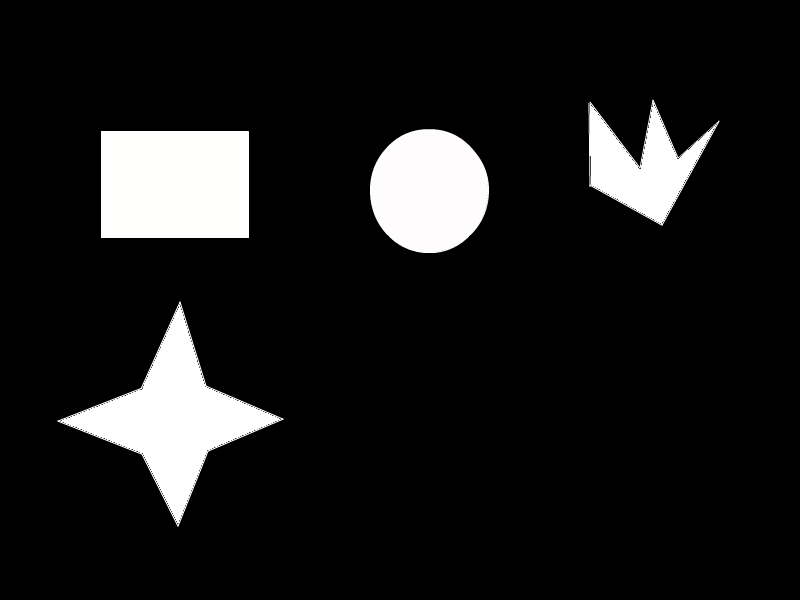
#> input picture opencv/res/contour1.png, 800 x 600 px
$ python connerDetect.py
#> lines starting #> are read from the running program, lines starting #| are printed output that depends on the picture; after the words box and inside, x2 and y2 are one past the last pixel; in counts of white or black regions, pixels touching at a corner belong together
import numpy as np
import cv2 as cv

img = cv.imread('../res/contour1.png')
#> img is the input picture: shape (600, 800, 3); mean B, G, R 26.3, 26.3, 26.4

cv.imshow('img', img)
gray = cv.cvtColor(img, cv.COLOR_BGR2GRAY)
gray = np.float32(gray)

##해리스 코너
dst = cv.cornerHarris(gray, 2, 3, 0.04)
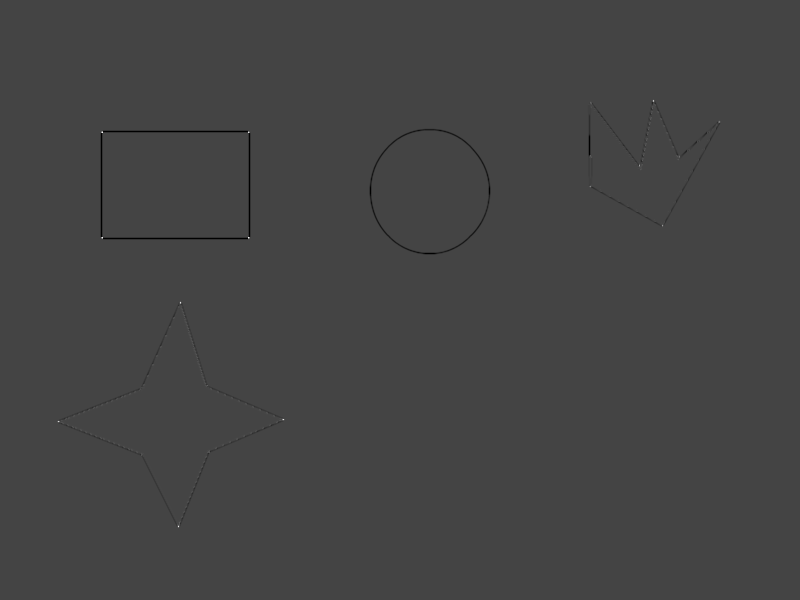
#> dst: shape (600, 800) float32; min -169130016, max 458335776, mean -474582; drawn with min black and max white

dst = cv.dilate(dst, None)
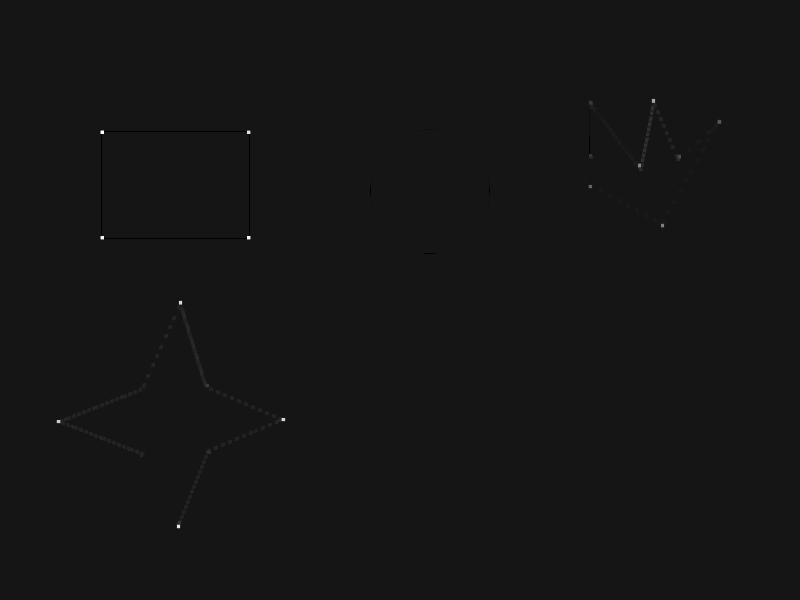
#> dst: shape (600, 800) float32; min -42282504, max 458335776, mean 190592.5; drawn with min black and max white

print(type(dst))
#| <class 'numpy.ndarray'>

img[dst > 0.01 * dst.max()] = [0, 0, 255]
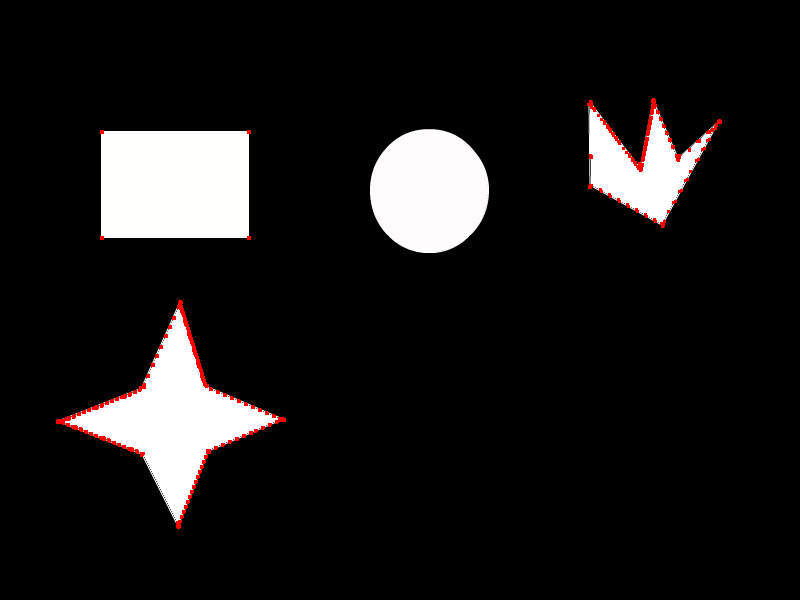
#> img: shape (600, 800, 3); 0.59% of pixels changed, all inside (x1, y1, x2, y2) = (56, 98, 722, 529)

cv.imshow('dst', img)

## 시토마시 코너
corners = cv.goodFeaturesToTrack(gray, 100, 0.01, 10)
#> corners = 96 rows, first 8: [101, 131], [248, 237], [101, 237], [247, 132], [283, 419], [177, 526], [57, 421], [179, 301]

corners = np.int0(corners)

for i in corners:
    x, y = i.ravel()
    cv.circle(img, (x, y), 3, [255, 255, 0], -1)
#> this loop made 96 passes
#> (x, y) on passes 1 to 12: (101, 131), (248, 237), (101, 237), (247, 132), (283, 419), (177, 526), (57, 421), (179, 301), (653, 100), (590, 185), (661, 224), (639, 165)
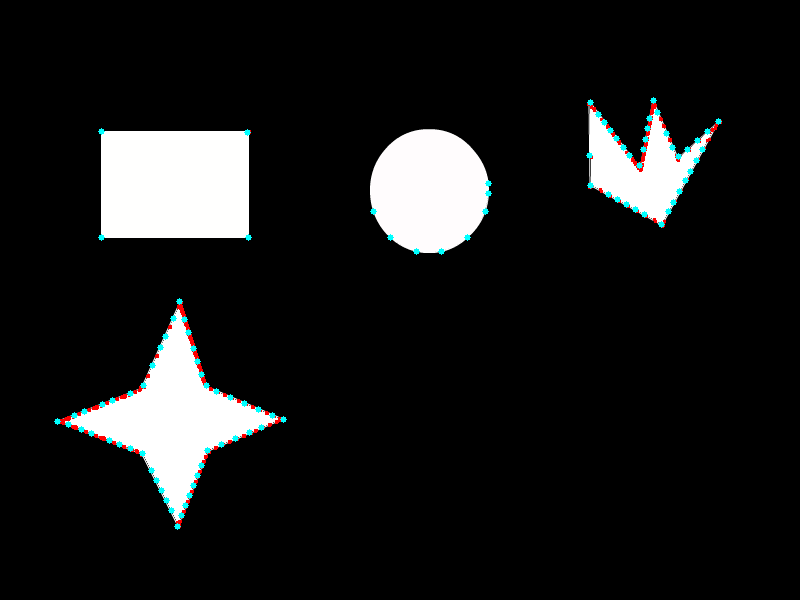
#> img: shape (600, 800, 3); 0.58% of pixels changed, all inside (x1, y1, x2, y2) = (54, 97, 722, 530)

cv.imshow('Shi-Tomasi Corner Detector', img)


if cv.waitKey(0) & 0xff == 27:
#> (key Esc is pressed here)
    cv.destroyAllWindows()

$ run again, with opencv/res/contour2.png copied over opencv/res/contour1.png
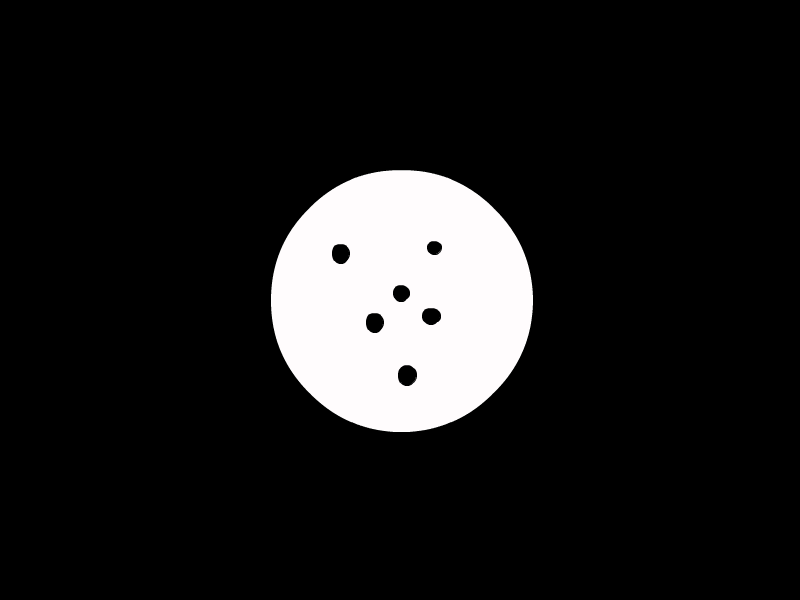
#> input picture opencv/res/contour2.png, 800 x 600 px
#> img is the input picture: shape (600, 800, 3); mean B, G, R 27.6, 27.5, 27.8
#> `dst = cv.cornerHarris(gray, 2, 3, 0.04)`:
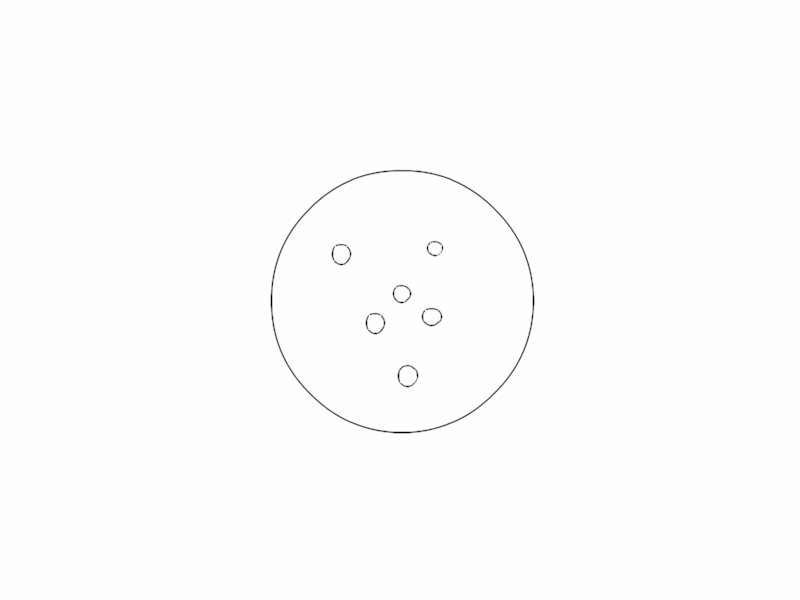
#> dst: shape (600, 800) float32; min -166497728, max 106803.4, mean -380066.7; drawn with min black and max white
#| <class 'numpy.ndarray'>
#> corners = 78 rows, first 8: [368, 315], [334, 246], [425, 309], [440, 244], [403, 301], [427, 245], [395, 286], [399, 381]
#> the loop `for i in corners:` made 78 passes
#> after the loop `for i in corners:`:
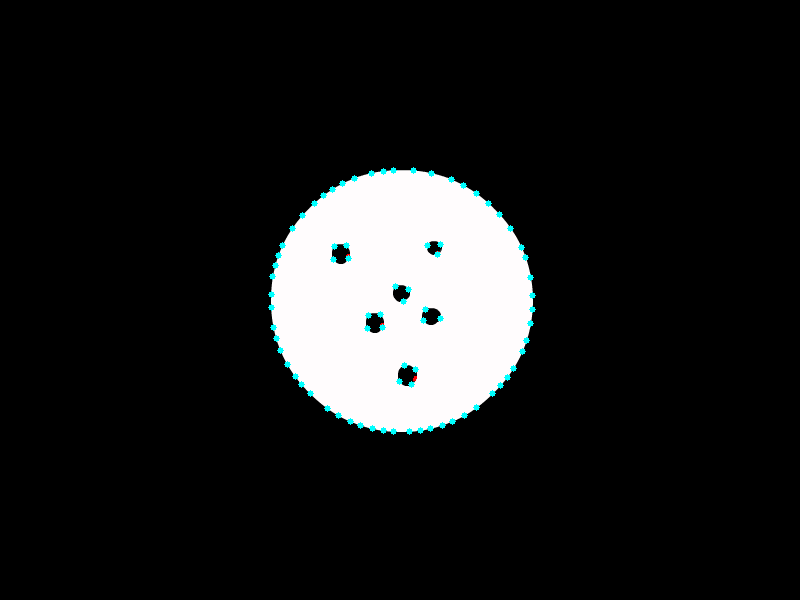
#> img: shape (600, 800, 3); mean B, G, R 28.2, 28.1, 27.2

$ run again, with opencv/res/contour3.png copied over opencv/res/contour1.png
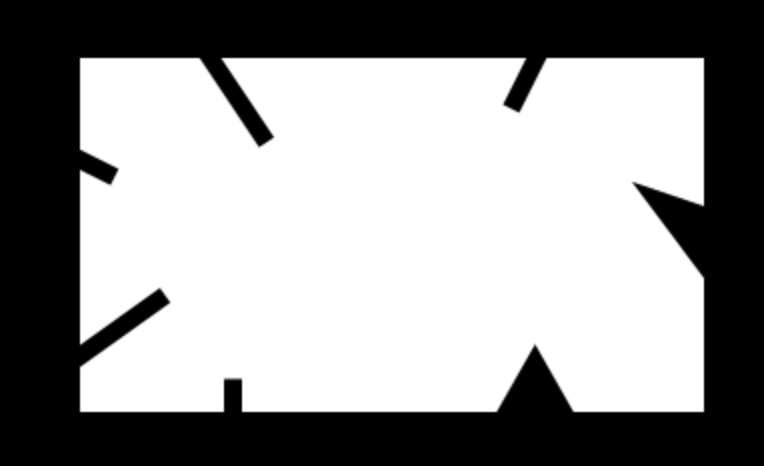
#> input picture opencv/res/contour3.png, 764 x 466 px
#> img is the input picture: shape (466, 764, 3); min 0, max 255, mean 150.2
#| <class 'numpy.ndarray'>
#> `img[dst > 0.01 * dst.max()] = [0, 0, 255]`:
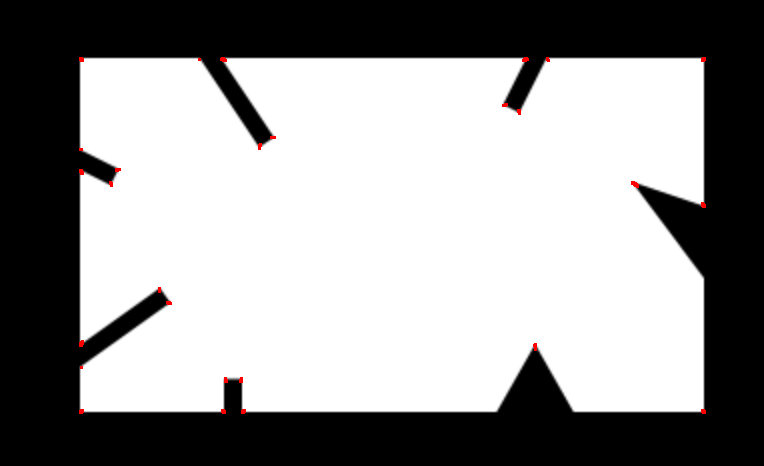
#> img: shape (466, 764, 3); 0.17% of pixels changed, all inside (x1, y1, x2, y2) = (79, 57, 706, 414)
#> corners = 57 rows, first 8: [524, 59], [223, 59], [81, 171], [81, 342], [702, 204], [702, 410], [243, 410], [222, 410]
#> the loop `for i in corners:` made 57 passes
#> after the loop `for i in corners:`:
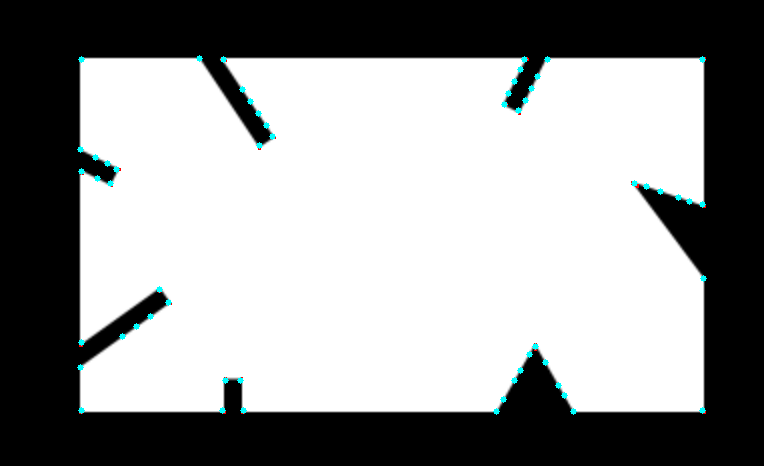
#> img: shape (466, 764, 3); 0.46% of pixels changed, all inside (x1, y1, x2, y2) = (77, 55, 707, 415)
